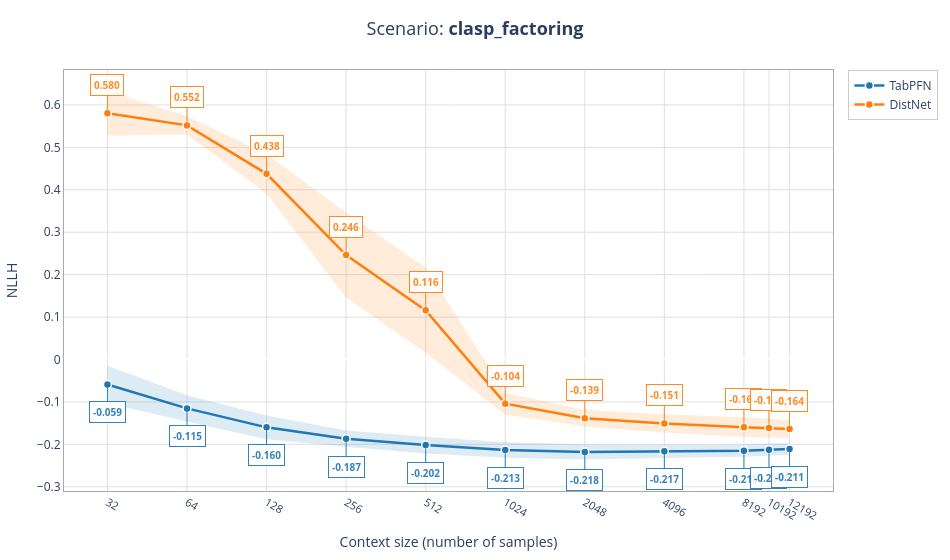
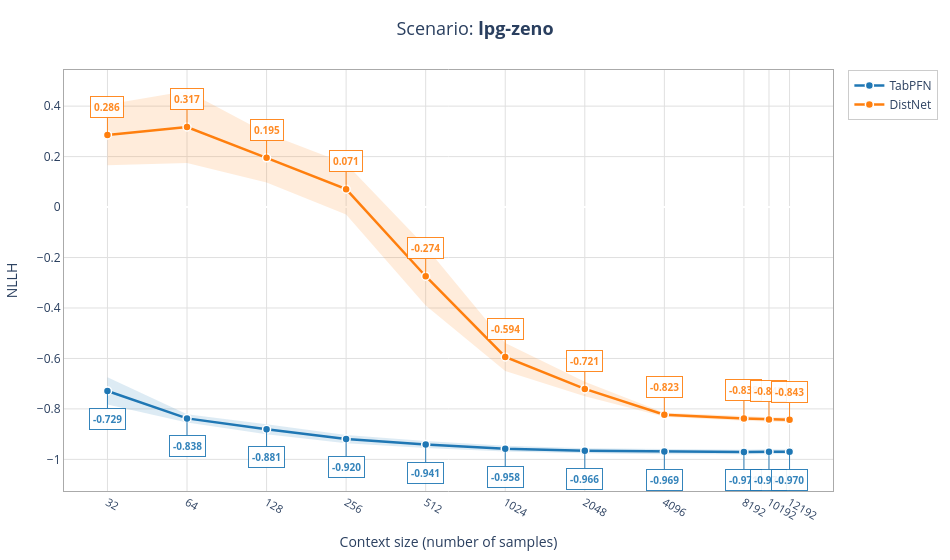
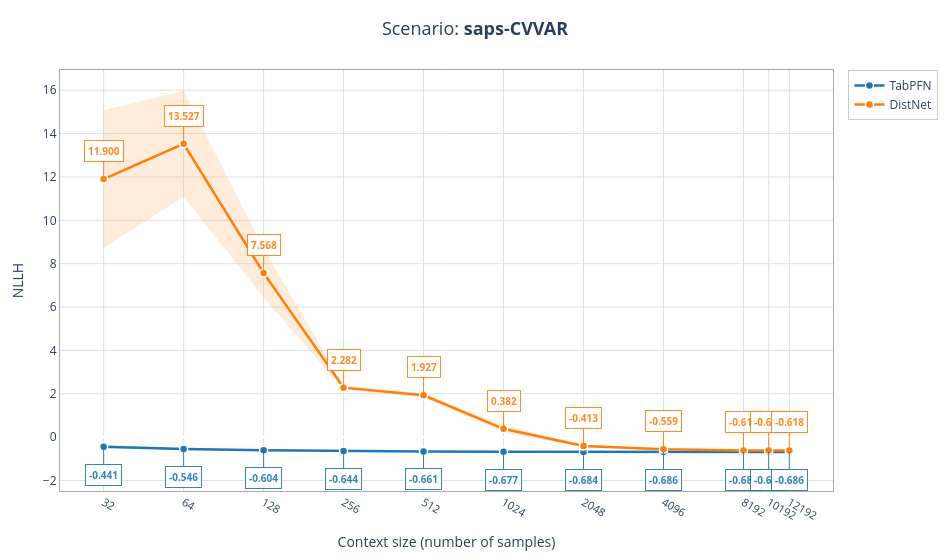
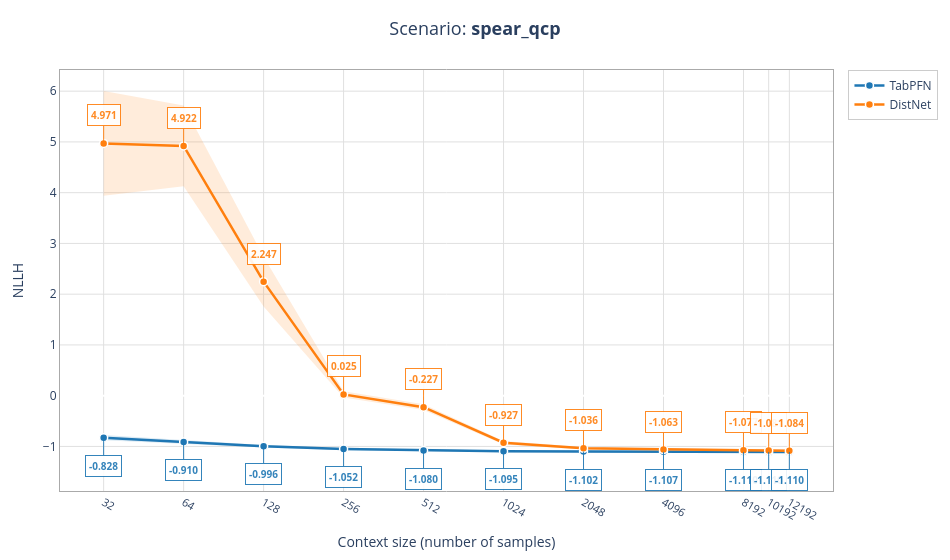

The notebook cell saved with these charts, in order:
### Code cell
import os
import pickle
import numpy as np
import pandas as pd
from collections import defaultdict
import plotly.graph_objects as go
from IPython.display import display

# ── 1. Load all .pkl files ────────────────────────────────────────────────────

PKL_DIR = r"C:\Users\ihagv\Desktop\Study Project UFR\Study_Project_Code\results\results_data\tabpfn_context\metadata"

records = []
for fname in os.listdir(PKL_DIR):
    if not fname.endswith(".pkl"):
        continue
    fpath = os.path.join(PKL_DIR, fname)
    with open(fpath, "rb") as f:
        d = pickle.load(f)
    records.append({
        "model_name":   d["model_name"],
        "scenario":     d["scenario"],
        "fold":         d["fold"],
        "context_size": d["context_size"],
        "nllh":         d["result_metrics"]["nllh"],
    })

df = pd.DataFrame(records)
print(f"Loaded {len(df)} records")
print("Scenarios :", sorted(df["scenario"].unique()))
print("Models    :", sorted(df["model_name"].unique()))
print("Context sizes:", sorted(df["context_size"].unique()))

# ── 2. Aggregation ────────────────────────────────────────────────────────────
fold_means = (
    df.groupby(["model_name", "scenario", "fold", "context_size"])["nllh"]
    .mean()
    .reset_index()
    .rename(columns={"nllh": "nllh_fold_mean"})
)

agg = (
    fold_means.groupby(["model_name", "scenario", "context_size"])["nllh_fold_mean"]
    .agg(mean="mean", std="std")
    .reset_index()
)

# ── 3. Config ─────────────────────────────────────────────────────────────────

SCENARIOS = sorted(agg["scenario"].unique())
MODELS    = ["tabpfn", "distnet"]
MODEL_STYLES = {
    "tabpfn":  {"color": "#1f77b4", "label": "TabPFN"},
    "distnet": {"color": "#ff7f0e", "label": "DistNet"},
}

SAVE_DIR = r"C:\Users\ihagv\Desktop\Study Project UFR\Study_Project_Code\results\plots"
os.makedirs(SAVE_DIR, exist_ok=True)

# ── helper: compute per-point text positions ──────────────────────────────────
def get_text_positions(model, x, mean, all_model_data):
    """
    For each point in (x, mean), decide 'top center' or 'bottom center'
    by comparing against the other model's value at the same context_size.
    The higher model at each x goes above, the lower goes below.
    If only one model exists at that x, default to top center.
    """
    other_models = {m: d for m, d in all_model_data.items() if m != model}
    positions = []
    for xi, mi in zip(x, mean):
        other_vals = []
        for other_data in other_models.values():
            mask = other_data["x"] == xi
            if mask.any():
                other_vals.append(other_data["mean"][mask][0])
        if other_vals:
            other_mean = other_vals[0]
            positions.append("top center" if mi >= other_mean else "bottom center")
        else:
            positions.append("top center")
    return positions

# ── 4. Plot + Table per scenario ──────────────────────────────────────────────

for scenario in SCENARIOS:
    fig = go.Figure()

    # collect data for all models first (needed for relative positioning)
    all_model_data = {}
    for model in MODELS:
        sub = agg[(agg["scenario"] == scenario) & (agg["model_name"] == model)].sort_values("context_size")
        if sub.empty:
            continue
        all_model_data[model] = {
            "x":    sub["context_size"].values,
            "mean": sub["mean"].values,
            "std":  sub["std"].values,
        }

    for model in MODELS:
        if model not in all_model_data:
            print(f"  [WARN] No data for model={model}, scenario={scenario}")
            continue

        style = MODEL_STYLES[model]
        x     = all_model_data[model]["x"]
        mean  = all_model_data[model]["mean"]
        std   = all_model_data[model]["std"]

        text_positions = get_text_positions(model, x, mean, all_model_data)

        # ── shaded std band ───────────────────────────────────────────────────
        fig.add_trace(go.Scatter(
            x=np.concatenate([x, x[::-1]]),
            y=np.concatenate([mean + std, (mean - std)[::-1]]),
            fill="toself",
            fillcolor=style["color"],
            opacity=0.15,
            line=dict(width=0),
            hoverinfo="skip",
            showlegend=False,
        ))

        # ── main line + markers + labels ─────────────────────────────────────
        # Plotly requires a single textposition per trace, so split into
        # individual annotation shapes to allow per-point positioning
        fig.add_trace(go.Scatter(
            x=x,
            y=mean,
            mode="lines+markers",
            name=style["label"],
            line=dict(color=style["color"], width=2.5),
            marker=dict(size=8, color=style["color"],
                        line=dict(width=1.5, color="white")),
            hovertemplate=(
                f"<b>{style['label']}</b><br>"
                "Context size: %{x}<br>"
                "Mean NLLH: %{y:.4f}<br>"
                f"Std: %{{customdata:.4f}}<extra></extra>"
            ),
            customdata=std,
        ))

        # ── per-point annotations via layout.annotations ──────────────────────
        for xi, mi, pos in zip(x, mean, text_positions):
            ay = -28 if pos == "top center" else 28
            fig.add_annotation(
                x=np.log10(xi),   # log-axis requires log10 value for x
                y=mi,
                xref="x",
                yref="y",
                text=f"<b>{mi:.3f}</b>",
                showarrow=True,
                arrowhead=0,
                arrowwidth=1,
                arrowcolor=style["color"],
                ax=0,
                ay=ay,
                font=dict(size=10, color=style["color"]),
                bgcolor="white",
                bordercolor=style["color"],
                borderwidth=1,
                borderpad=3,
                opacity=0.9,
            )

    all_sizes = sorted(agg[agg["scenario"] == scenario]["context_size"].unique())

    fig.update_layout(
        title=dict(
            text=f"Scenario: <b>{scenario}</b>",
            font=dict(size=18),
            x=0.5,
            xanchor="center",
        ),
        xaxis=dict(
            title="Context size (number of samples)",
            type="log",
            tickvals=all_sizes,
            ticktext=[str(s) for s in all_sizes],
            tickfont=dict(size=11),
            gridcolor="#e0e0e0",
            showline=True,
            linecolor="#aaaaaa",
            mirror=True,
        ),
        yaxis=dict(
            title="NLLH",
            gridcolor="#e0e0e0",
            showline=True,
            linecolor="#aaaaaa",
            mirror=True,
        ),
        legend=dict(
            bgcolor="rgba(255,255,255,0.85)",
            bordercolor="#cccccc",
            borderwidth=1,
            font=dict(size=12),
        ),
        plot_bgcolor="white",
        paper_bgcolor="white",
        hovermode="x unified",
        width=950,
        height=560,
        margin=dict(l=60, r=40, t=70, b=60),
    )

    fig.show()

    html_path = os.path.join(SAVE_DIR, f"scenario_{scenario}.html")
    png_path  = os.path.join(SAVE_DIR, f"scenario_{scenario}.png")
    fig.write_html(html_path)
    fig.write_image(png_path, scale=2)
    print(f"Saved: {html_path}")
    print(f"Saved: {png_path}")

    # ── Table ─────────────────────────────────────────────────────────────────
    table_rows = []
    for model in MODELS:
        sub = agg[(agg["scenario"] == scenario) & (agg["model_name"] == model)].sort_values("context_size")
        if sub.empty:
            continue
        for _, row in sub.iterrows():
            table_rows.append({
                "Model":        MODEL_STYLES[model]["label"],
                "Context Size": int(row["context_size"]),
                "Mean NLLH":    round(row["mean"], 4),
                "Std NLLH":     round(row["std"],  4),
            })

    table_df = pd.DataFrame(table_rows)
    pivot = table_df.pivot(index="Context Size", columns="Model", values=["Mean NLLH", "Std NLLH"])
    pivot.columns = [f"{model} – {metric}" for metric, model in pivot.columns]
    pivot = pivot.sort_index().reset_index()

    print(f"\n── Table: Scenario '{scenario}' ──")
    display(pivot.style
            .format(precision=4)
            .set_caption(f"Scenario: {scenario}")
            .set_table_styles([
                {"selector": "th", "props": [("background-color", "#f0f4ff"),
                                             ("font-weight", "bold"),
                                             ("text-align", "center")]},
                {"selector": "td", "props": [("text-align", "center")]},
            ])
    )

    csv_path = os.path.join(SAVE_DIR, f"scenario_{scenario}_table.csv")
    pivot.to_csv(csv_path, index=False)
    print(f"Saved table: {csv_path}\n")

print("Done – all plots and tables saved to:", SAVE_DIR)
